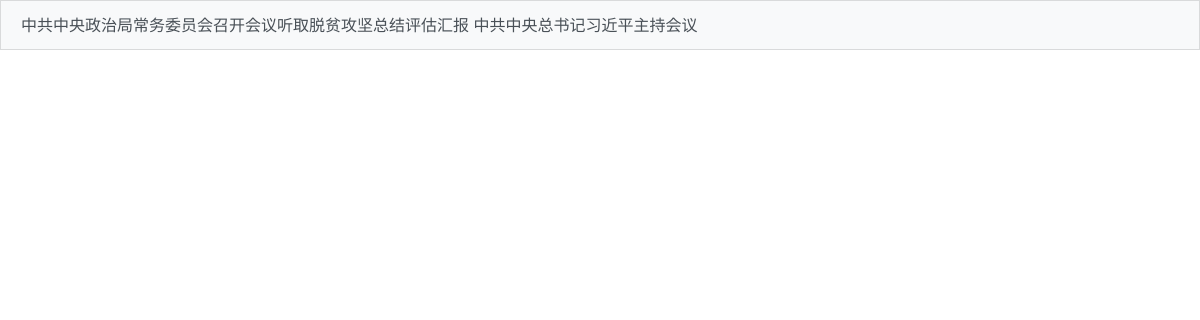
The page /front/types/?id=1 on the database as committed earlier.
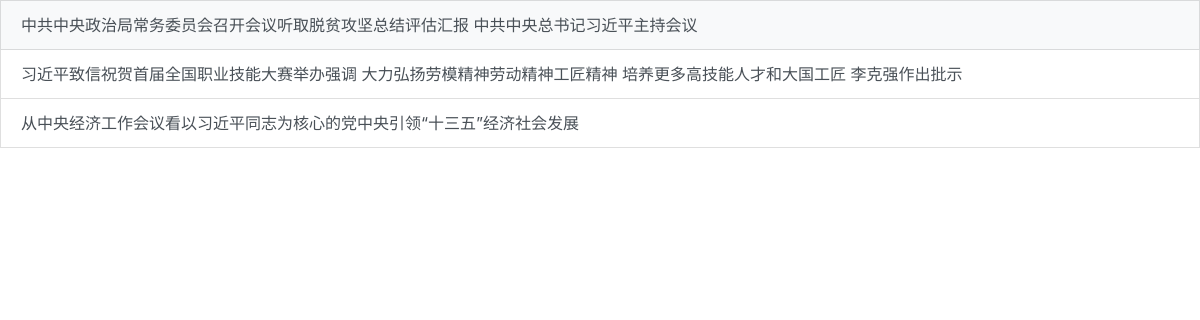
The same page on the database as committed later.
### article/models.py (models this page shows)
class Articles(models.Model):
    title = models.CharField(max_length=100)
    content = models.TextField(default="这个人很懒，什么都没有写！")
    type = models.ForeignKey(Types, on_delete=models.CASCADE)
    author = models.ForeignKey(Users, on_delete=models.CASCADE)

### front/views.py (the view)
# urls.py: path('types/', views.types),
def types(request):
    id = request.GET.get('id')
    articles = Articles.objects.filter(type_id=id)
    return render(request, 'front-types.html', {'articles': articles})

### templates/front-types.html (shortened to what this page needs)
{% load static %}
<!DOCTYPE html>
<html lang="en">
<head>
    <link rel="stylesheet" href="{% static "bootstrap/css/bootstrap.css" %}">
</head>
<body>
<div>
    {% for article in articles %}
        <a href="/front/articles/?id={{ article.id }}"
           class="list-group-item list-group-item-action">{{ article.title }}</a>
    {% endfor %}
</div>
</body>
</html>

Rows that differ between the two databases and show on the page:
added Articles: title "习近平致信祝贺首届全国职业技能大赛举办强调 大力弘扬劳模精神劳动精神工匠精神 培养更多高技能人才和大国工匠 李克强作出批示"
added Articles: title "从中央经济工作会议看以习近平同志为核心的党中央引领“十三五”经济社会发展"
